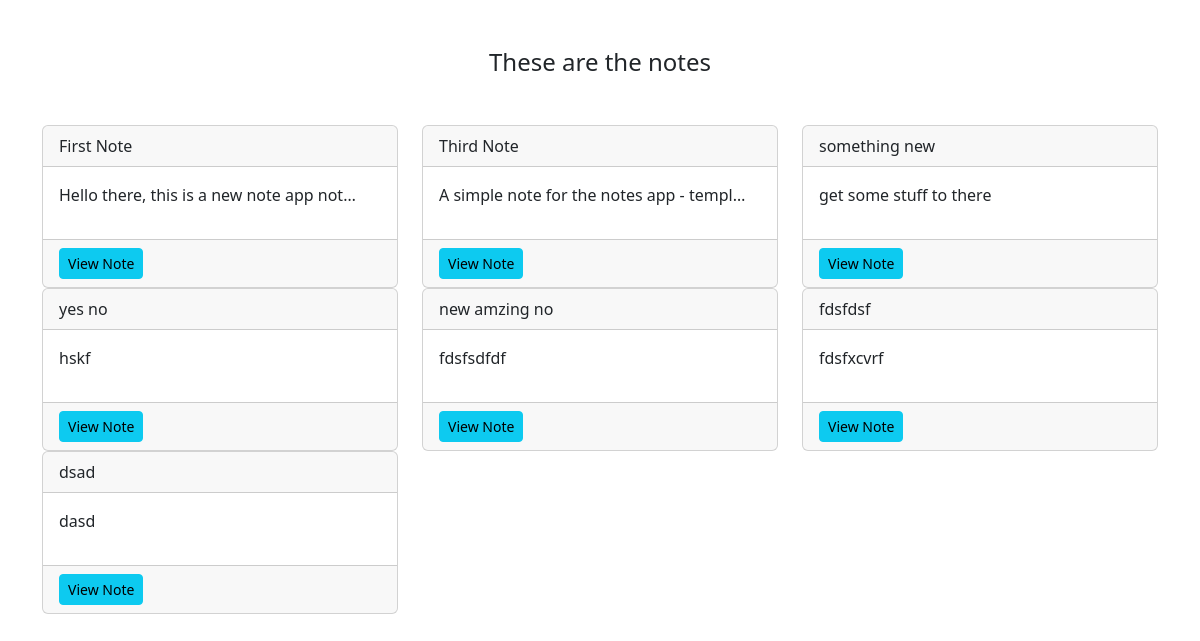
Page /smart/notes/ (signed in) on the earlier database version.
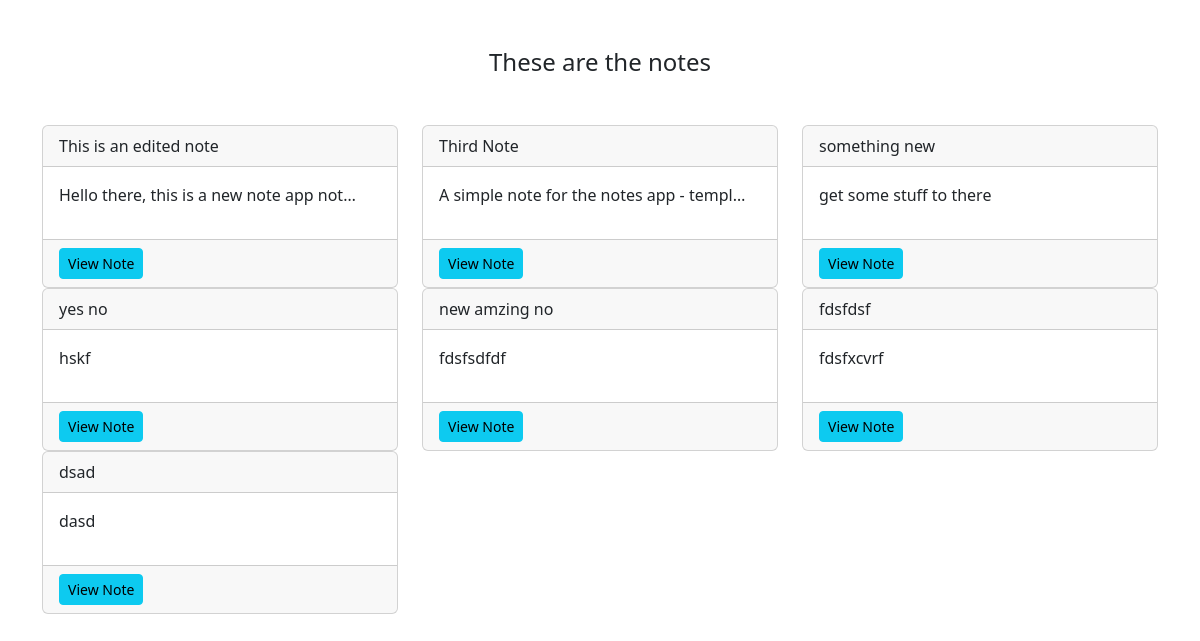
Same page on the later database version.
### notes/models.py (models this page shows)
class Notes(models.Model):
    title = models.CharField(max_length=200)
    text = models.TextField()
    created = models.DateTimeField(auto_now_add=True)
    user = models.ForeignKey(User, on_delete=models.CASCADE, related_name='notes')

### notes/views.py (the view)
# urls.py: path('notes/', views.NotesListView.as_view(), name="notes.list"),
class NotesListView(LoginRequiredMixin, ListView):
    model = Notes
    context_object_name = "notes"
    login_url = "/admin"
    def get_queryset(self):
        return self.request.user.notes.all()

### notes/templates/notes/notes_list.html
{% extends 'base.html' %}
{% load static %}
{% block content %}
<div class="row">
    <div class="col">
        <div class="notes_list_heading text-center mb-5">
            <h1 class="fs-4">These are the notes</h1>
        </div>
    </div>
</div>
<div class="row">
    {% for note in notes %}
    <div class="col-md-4">
        <div class="card">
            <div class="card-header">{{note.title}}</div>
            <div class="card-body">
                <p>{{note.text|truncatechars:40}}</p>
            </div>
            <div class="card-footer">
                <a href="{% url 'notes.detail' pk=note.id %}" class="btn btn-info btn-sm">View Note</a>
            </div>
        </div>
    </div>
    {% endfor %}
</div>
{% endblock %}

Differences in the rows shown:
changed Notes "Hello there, this is a new note app not…": title "First Note" → "This is an edited note"
